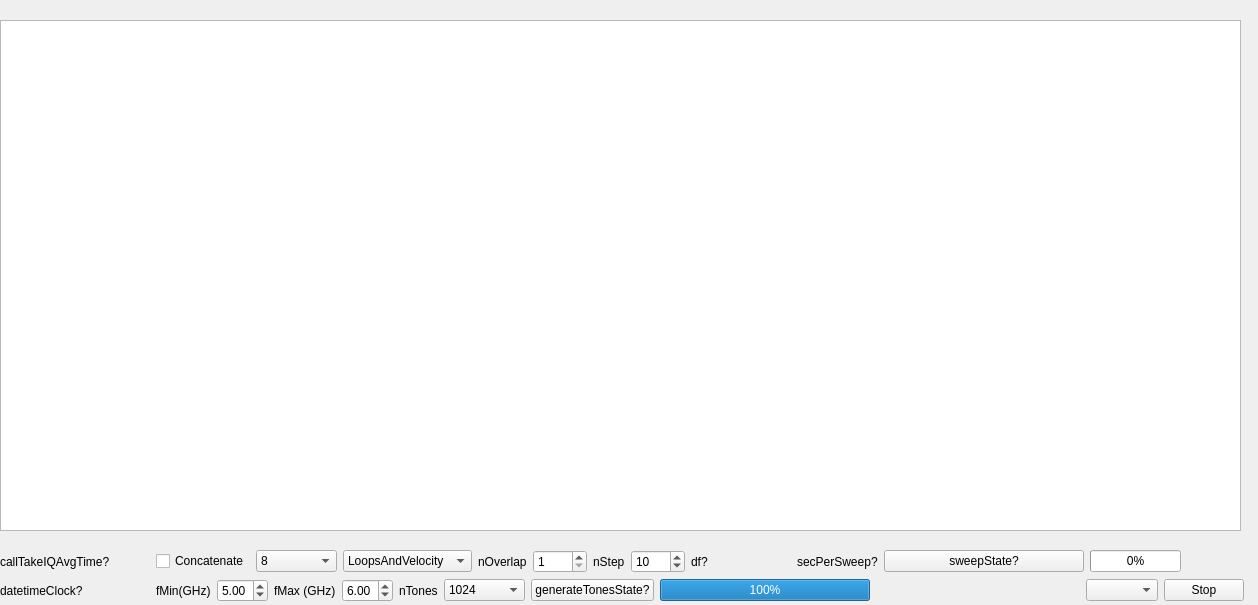
<?xml version="1.0" encoding="UTF-8"?>
<ui version="4.0">
 <class>Form</class>
 <widget class="QWidget" name="Form">
  <property name="geometry">
   <rect>
    <x>0</x>
    <y>0</y>
    <width>1258</width>
    <height>605</height>
   </rect>
  </property>
  <property name="windowTitle">
   <string>Form</string>
  </property>
  <widget class="QWidget" name="verticalLayoutWidget">
   <property name="geometry">
    <rect>
     <x>0</x>
     <y>530</y>
     <width>1244</width>
     <height>72</height>
    </rect>
   </property>
   <layout class="QVBoxLayout" name="verticalLayout">
    <item>
     <spacer name="verticalSpacer">
      <property name="orientation">
       <enum>Qt::Vertical</enum>
      </property>
      <property name="sizeHint" stdset="0">
       <size>
        <width>20</width>
        <height>40</height>
       </size>
      </property>
     </spacer>
    </item>
    <item>
     <layout class="QHBoxLayout" name="horizontalLayout_4">
      <item>
       <widget class="QLabel" name="callIQTakeAvgTime">
        <property name="minimumSize">
         <size>
          <width>150</width>
          <height>0</height>
         </size>
        </property>
        <property name="text">
         <string>callTakeIQAvgTime?</string>
        </property>
       </widget>
      </item>
      <item>
       <widget class="QCheckBox" name="concatenate">
        <property name="text">
         <string>Concatenate</string>
        </property>
        <property name="checked">
         <bool>false</bool>
        </property>
       </widget>
      </item>
      <item>
       <widget class="QComboBox" name="symbolSize">
        <property name="toolTip">
         <string>Symbol Size</string>
        </property>
        <property name="currentIndex">
         <number>4</number>
        </property>
        <item>
         <property name="text">
          <string>0</string>
         </property>
        </item>
        <item>
         <property name="text">
          <string>1</string>
         </property>
        </item>
        <item>
         <property name="text">
          <string>2</string>
         </property>
        </item>
        <item>
         <property name="text">
          <string>4</string>
         </property>
        </item>
        <item>
         <property name="text">
          <string>8</string>
         </property>
        </item>
        <item>
         <property name="text">
          <string>16</string>
         </property>
        </item>
        <item>
         <property name="text">
          <string>32</string>
         </property>
        </item>
        <item>
         <property name="text">
          <string>New Item</string>
         </property>
        </item>
       </widget>
      </item>
      <item>
       <widget class="QComboBox" name="whatToPlot">
        <property name="currentIndex">
         <number>0</number>
        </property>
        <item>
         <property name="text">
          <string>LoopsAndVelocity</string>
         </property>
        </item>
        <item>
         <property name="text">
          <string>IQ</string>
         </property>
        </item>
        <item>
         <property name="text">
          <string>MagPhase</string>
         </property>
        </item>
        <item>
         <property name="text">
          <string>PeakFinder</string>
         </property>
        </item>
       </widget>
      </item>
      <item>
       <widget class="QLabel" name="nOverlaplabel">
        <property name="text">
         <string>nOverlap</string>
        </property>
       </widget>
      </item>
      <item>
       <widget class="QSpinBox" name="nOverlap">
        <property name="minimum">
         <number>1</number>
        </property>
        <property name="maximum">
         <number>1000</number>
        </property>
       </widget>
      </item>
      <item>
       <widget class="QLabel" name="label">
        <property name="text">
         <string>nStep</string>
        </property>
       </widget>
      </item>
      <item>
       <widget class="QSpinBox" name="nStep">
        <property name="minimum">
         <number>1</number>
        </property>
        <property name="maximum">
         <number>1000</number>
        </property>
        <property name="value">
         <number>10</number>
        </property>
       </widget>
      </item>
      <item>
       <widget class="QLabel" name="df">
        <property name="minimumSize">
         <size>
          <width>100</width>
          <height>0</height>
         </size>
        </property>
        <property name="text">
         <string>df?</string>
        </property>
       </widget>
      </item>
      <item>
       <widget class="QLabel" name="secPerSweep">
        <property name="text">
         <string>secPerSweep?</string>
        </property>
       </widget>
      </item>
      <item>
       <widget class="QPushButton" name="sweepState">
        <property name="sizePolicy">
         <sizepolicy hsizetype="Fixed" vsizetype="Fixed">
          <horstretch>0</horstretch>
          <verstretch>0</verstretch>
         </sizepolicy>
        </property>
        <property name="minimumSize">
         <size>
          <width>200</width>
          <height>0</height>
         </size>
        </property>
        <property name="maximumSize">
         <size>
          <width>200</width>
          <height>16777215</height>
         </size>
        </property>
        <property name="text">
         <string>sweepState?</string>
        </property>
        <property name="checkable">
         <bool>false</bool>
        </property>
       </widget>
      </item>
      <item>
       <widget class="QProgressBar" name="sweepProgressBar">
        <property name="value">
         <number>0</number>
        </property>
       </widget>
      </item>
      <item>
       <spacer name="horizontalSpacer_2">
        <property name="orientation">
         <enum>Qt::Horizontal</enum>
        </property>
        <property name="sizeHint" stdset="0">
         <size>
          <width>40</width>
          <height>20</height>
         </size>
        </property>
       </spacer>
      </item>
     </layout>
    </item>
    <item>
     <layout class="QHBoxLayout" name="horizontalLayout">
      <item>
       <widget class="QLabel" name="datetimeClock">
        <property name="minimumSize">
         <size>
          <width>150</width>
          <height>0</height>
         </size>
        </property>
        <property name="text">
         <string>datetimeClock?</string>
        </property>
       </widget>
      </item>
      <item>
       <widget class="QLabel" name="fMinLabel">
        <property name="text">
         <string>fMin(GHz)</string>
        </property>
       </widget>
      </item>
      <item>
       <widget class="QDoubleSpinBox" name="fMin">
        <property name="minimum">
         <double>4.000000000000000</double>
        </property>
        <property name="maximum">
         <double>8.000000000000000</double>
        </property>
        <property name="singleStep">
         <double>0.100000000000000</double>
        </property>
        <property name="value">
         <double>5.000000000000000</double>
        </property>
       </widget>
      </item>
      <item>
       <widget class="QLabel" name="fMaxLabel">
        <property name="text">
         <string>fMax (GHz)</string>
        </property>
       </widget>
      </item>
      <item>
       <widget class="QDoubleSpinBox" name="fMax">
        <property name="minimum">
         <double>4.000000000000000</double>
        </property>
        <property name="maximum">
         <double>8.000000000000000</double>
        </property>
        <property name="singleStep">
         <double>0.100000000000000</double>
        </property>
        <property name="value">
         <double>6.000000000000000</double>
        </property>
       </widget>
      </item>
      <item>
       <widget class="QLabel" name="nTonesLabel">
        <property name="text">
         <string>nTones</string>
        </property>
       </widget>
      </item>
      <item>
       <widget class="QComboBox" name="nTones">
        <item>
         <property name="text">
          <string>1024</string>
         </property>
        </item>
        <item>
         <property name="text">
          <string>512</string>
         </property>
        </item>
        <item>
         <property name="text">
          <string>256</string>
         </property>
        </item>
        <item>
         <property name="text">
          <string>128</string>
         </property>
        </item>
        <item>
         <property name="text">
          <string>64</string>
         </property>
        </item>
        <item>
         <property name="text">
          <string>32</string>
         </property>
        </item>
        <item>
         <property name="text">
          <string>16</string>
         </property>
        </item>
        <item>
         <property name="text">
          <string>8</string>
         </property>
        </item>
        <item>
         <property name="text">
          <string>4</string>
         </property>
        </item>
        <item>
         <property name="text">
          <string>2</string>
         </property>
        </item>
        <item>
         <property name="text">
          <string>1</string>
         </property>
        </item>
        <item>
         <property name="text">
          <string>New Item</string>
         </property>
        </item>
       </widget>
      </item>
      <item>
       <widget class="QPushButton" name="generateTonesState">
        <property name="text">
         <string>generateTonesState?</string>
        </property>
       </widget>
      </item>
      <item>
       <widget class="QProgressBar" name="toneGenerationProgressBar">
        <property name="value">
         <number>100</number>
        </property>
       </widget>
      </item>
      <item>
       <spacer name="horizontalSpacer">
        <property name="orientation">
         <enum>Qt::Horizontal</enum>
        </property>
        <property name="sizeHint" stdset="0">
         <size>
          <width>40</width>
          <height>20</height>
         </size>
        </property>
       </spacer>
      </item>
      <item>
       <widget class="QComboBox" name="iFreq"/>
      </item>
      <item>
       <widget class="QPushButton" name="stop">
        <property name="cursor">
         <cursorShape>ClosedHandCursor</cursorShape>
        </property>
        <property name="text">
         <string>Stop</string>
        </property>
       </widget>
      </item>
     </layout>
    </item>
   </layout>
  </widget>
  <widget class="GraphicsLayoutWidget" name="graphicsLayoutWidget">
   <property name="enabled">
    <bool>true</bool>
   </property>
   <property name="geometry">
    <rect>
     <x>0</x>
     <y>20</y>
     <width>1241</width>
     <height>511</height>
    </rect>
   </property>
   <property name="sizePolicy">
    <sizepolicy hsizetype="Expanding" vsizetype="Expanding">
     <horstretch>0</horstretch>
     <verstretch>0</verstretch>
    </sizepolicy>
   </property>
  </widget>
 </widget>
 <customwidgets>
  <customwidget>
   <class>GraphicsLayoutWidget</class>
   <extends>QGraphicsView</extends>
   <header location="global">pyqtgraph</header>
  </customwidget>
 </customwidgets>
 <resources/>
 <connections/>
</ui>
